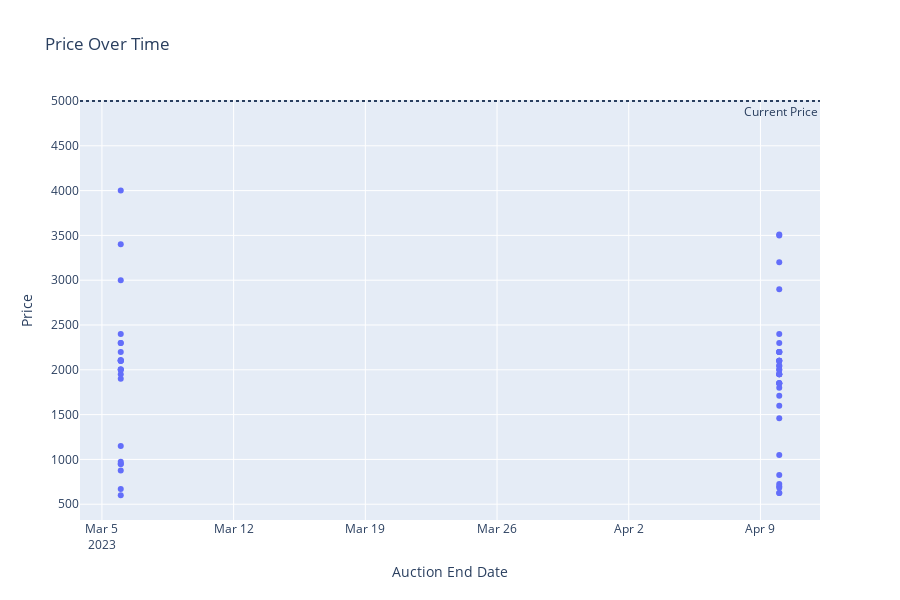

The cell this chart's notebook holds for it:
### Code cell
search_df_means = search_df[['price', 'end_date']].groupby("end_date").mean()
print("Filters used:", filters)

fig = px.scatter(search_df, search_df['end_date'], search_df['price'], hover_data = ['name', 'Lot Number'],
                labels={
                     "end_date": "Auction End Date",
                     "price": "Price"
                 },
                title="Price Over Time",
                width=900, height=600)
fig.add_hline(y=cur_price, line_dash="dot", annotation_text="Current Price", 
              annotation_position="bottom right")
fig.show()

### Figure 1 — Plotly figure (JSON) as saved in the notebook; plotly's stock layout.template omitted (floating-point values rounded to 4 significant figures)
{"data": [{"customdata": [["macallan 1984 18 year old", 5099713], ["macallan 1995 18 year old", 6148235], ["macallan 1976 18 year old", 5116961], ["macallan 1973 18 year old", 6181641], ["macallan 1971 18 year old / giovinetti import", 5119085], ["macallan 1979 gran reserva 18 year old", 5120314], ["macallan 1994 18 year old", 5121755], ["macallan 1974 18 year old / la suisse rodica import", 5121824], ["macallan 1972 18 year old / la suisse rodica import", 5121826], ["macallan 1970 18 year old", 5121834], ["macallan 1973 18 year old", 5121835], ["macallan 1975 18 year old / la suisse rodica import", 5121839], ["macallan 1969 18 year old", 5121841], ["macallan 1979 18 year old", 5121847], ["macallan 1978 18 year old / la suisse rodica import", 5121849], ["macallan 1971 18 year old / martell import", 5121851], ["macallan 1976 18 year old / la suisse rodica import", 5121853], ["macallan 1977 18 year old", 5121840], ["macallan 1984 18 year old", 5121899], ["macallan 1986 18 year old", 5121892], ["macallan 1985 18 year old 70cl", 6182626], ["macallan 1976 18 year old", 7003832], ["macallan 1971 18 year old / giovinetti import", 5119024], ["macallan 1970 18 year old", 5116959], ["macallan 1984 18 year old", 5116967], ["macallan 1971 18 year old", 5122383], ["macallan 1994 18 year old", 5122717], ["macallan 1990 18 year old", 5123870], ["macallan 1991 18 year old", 5123871], ["macallan 1973 18 year old", 5124366], ["macallan 1990 18 year old", 5130397], ["macallan 1975 18 year old", 6183182], ["macallan 1985 18 year old", 5130927], ["macallan 1972 18 year old 75cl / us import", 5131393], ["macallan 1996 18 year old", 5131677], ["macallan 1984 18 year old", 5132320], ["macallan 1979 gran reserva 18 year old", 5132407], ["macallan 1985 18 year old", 6180145], ["macallan 1993 18 year old", 5116203], ["macallan 1992 18 year old", 7002269], ["macallan 1985 18 year old", 6181137], ["macallan 1980 18 year old / giovinetti import", 6181138], ["macallan 1974 18 year old / remy deutschland import", 6181140], ["macallan 1994 18 year old", 5116662], ["macallan 1994 18 year old", 6153344], ["macallan 1995 18 year old 75cl / us import", 6164540], ["macallan 1976 18 year old", 5116969], ["macallan 1979 gran reserva 18 year old", 6181626], ["macallan 1979 gran reserva 18 year old", 5117462], ["macallan 1993 18 year old", 7002366], ["macallan 1997 18 year old 75cl / us import", 5118257], ["macallan 1976 18 year old", 5118416], ["macallan 1975 18 year old", 5118478], ["macallan 1968 18 year old", 6181992], ["macallan 1970 18 year old", 5118851], ["macallan 1971 18 year old / giovinetti import", 5118905], ["macallan 1974 18 year old / giovinetti import", 5118909], ["macallan 1973 18 year old", 5118921], ["macallan 1972 18 year old / giovinetti import", 5119319], ["macallan 1978 18 year old / giovinetti import", 7002467], ["macallan 1973 18 year old / giovinetti import", 7002490]], "hovertemplate": "Auction End Date=%{x}<br>Price=%{y}<br>name=%{customdata[0]}<br>Lot Number=%{customdata[1]}<extra></extra>", "legendgroup": "", "marker": {"color": "#636efa", "symbol": "circle"}, "mode": "markers", "name": "", "orientation": "v", "showlegend": false, "type": "scatter", "x": ["2023-04-10T00:00:00", "2023-04-10T00:00:00", "2023-04-10T00:00:00", "2023-04-10T00:00:00", "2023-04-10T00:00:00", "2023-04-10T00:00:00", "2023-04-10T00:00:00", "2023-04-10T00:00:00", "2023-04-10T00:00:00", "2023-04-10T00:00:00", "2023-04-10T00:00:00", "2023-04-10T00:00:00", "2023-04-10T00:00:00", "2023-04-10T00:00:00", "2023-04-10T00:00:00", "2023-04-10T00:00:00", "2023-04-10T00:00:00", "2023-04-10T00:00:00", "2023-04-10T00:00:00", "2023-04-10T00:00:00", "2023-04-10T00:00:00", "2023-04-10T00:00:00", "2023-04-10T00:00:00", "2023-04-10T00:00:00", "2023-04-10T00:00:00", "2023-04-10T00:00:00", "2023-04-10T00:00:00", "2023-04-10T00:00:00", "2023-04-10T00:00:00", "2023-04-10T00:00:00", "2023-04-10T00:00:00", "2023-04-10T00:00:00", "2023-04-10T00:00:00", "2023-04-10T00:00:00", "2023-04-10T00:00:00", "2023-04-10T00:00:00", "2023-04-10T00:00:00", "2023-03-06T00:00:00", "2023-03-06T00:00:00", "2023-03-06T00:00:00", "2023-03-06T00:00:00", "2023-03-06T00:00:00", "2023-03-06T00:00:00", "2023-03-06T00:00:00", "2023-03-06T00:00:00", "2023-03-06T00:00:00", "2023-03-06T00:00:00", "2023-03-06T00:00:00", "2023-03-06T00:00:00", "2023-03-06T00:00:00", "2023-03-06T00:00:00", "2023-03-06T00:00:00", "2023-03-06T00:00:00", "2023-03-06T00:00:00", "2023-03-06T00:00:00", "2023-03-06T00:00:00", "2023-03-06T00:00:00", "2023-03-06T00:00:00", "2023-03-06T00:00:00", "2023-03-06T00:00:00", "2023-03-06T00:00:00"], "xaxis": "x", "y": [1600, 625, 2040, 1800, 2100, 3500, 625, 2050, 2200, 2200, 1850, 2300, 3200, 2900, 1850, 1950, 1950, 1951, 2000, 2200, 2000, 2100, 2100, 2200, 1950, 1850, 725, 825, 1050, 2100, 700, 2400, 1460, 1710, 685, 1850, 3509, 1950, 950, 1150, 1900, 2200, 2000, 875, 950, 671, 2400, 3400, 4000, 975, 600, 2110, 2100, 3000, 2100, 2300, 2000, 2005, 2300, 2100, 2100], "yaxis": "y"}], "layout": {"annotations": [{"showarrow": false, "text": "Current Price", "x": 1, "xanchor": "right", "xref": "x domain", "y": 5000, "yanchor": "top", "yref": "y"}], "height": 600, "legend": {"tracegroupgap": 0}, "shapes": [{"line": {"dash": "dot"}, "type": "line", "x0": 0, "x1": 1, "xref": "x domain", "y0": 5000, "y1": 5000, "yref": "y"}], "title": {"text": "Price Over Time"}, "width": 900, "xaxis": {"anchor": "y", "autorange": true, "domain": [0, 1], "range": ["2023-03-03 20:01:05.6036", "2023-04-12 03:58:54.3964"], "title": {"text": "Auction End Date"}, "type": "date"}, "yaxis": {"anchor": "x", "autorange": true, "domain": [0, 1], "range": [323.8, 5011.0], "title": {"text": "Price"}, "type": "linear"}}}
